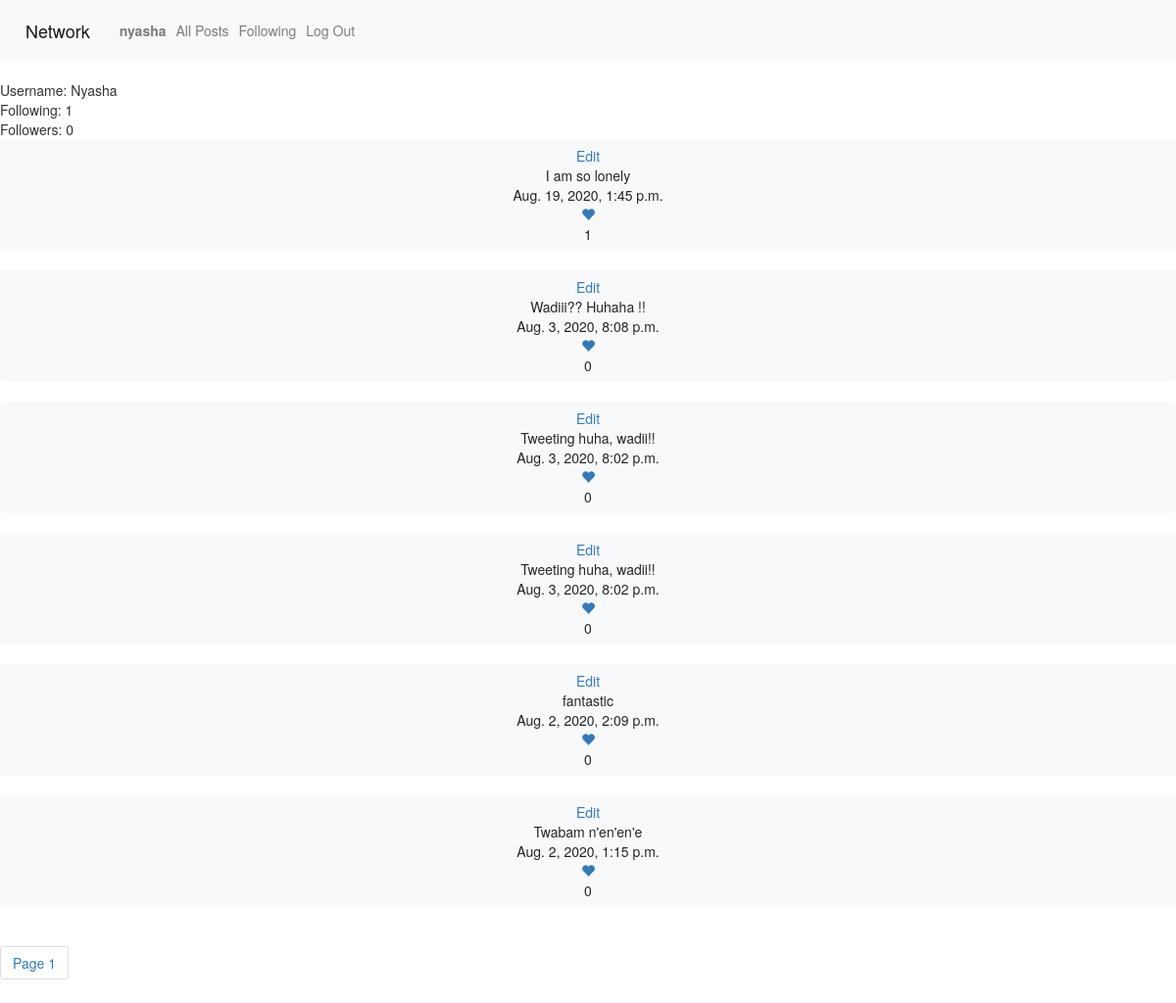
Before: /user_profile/5 (signed in) with the older database file.
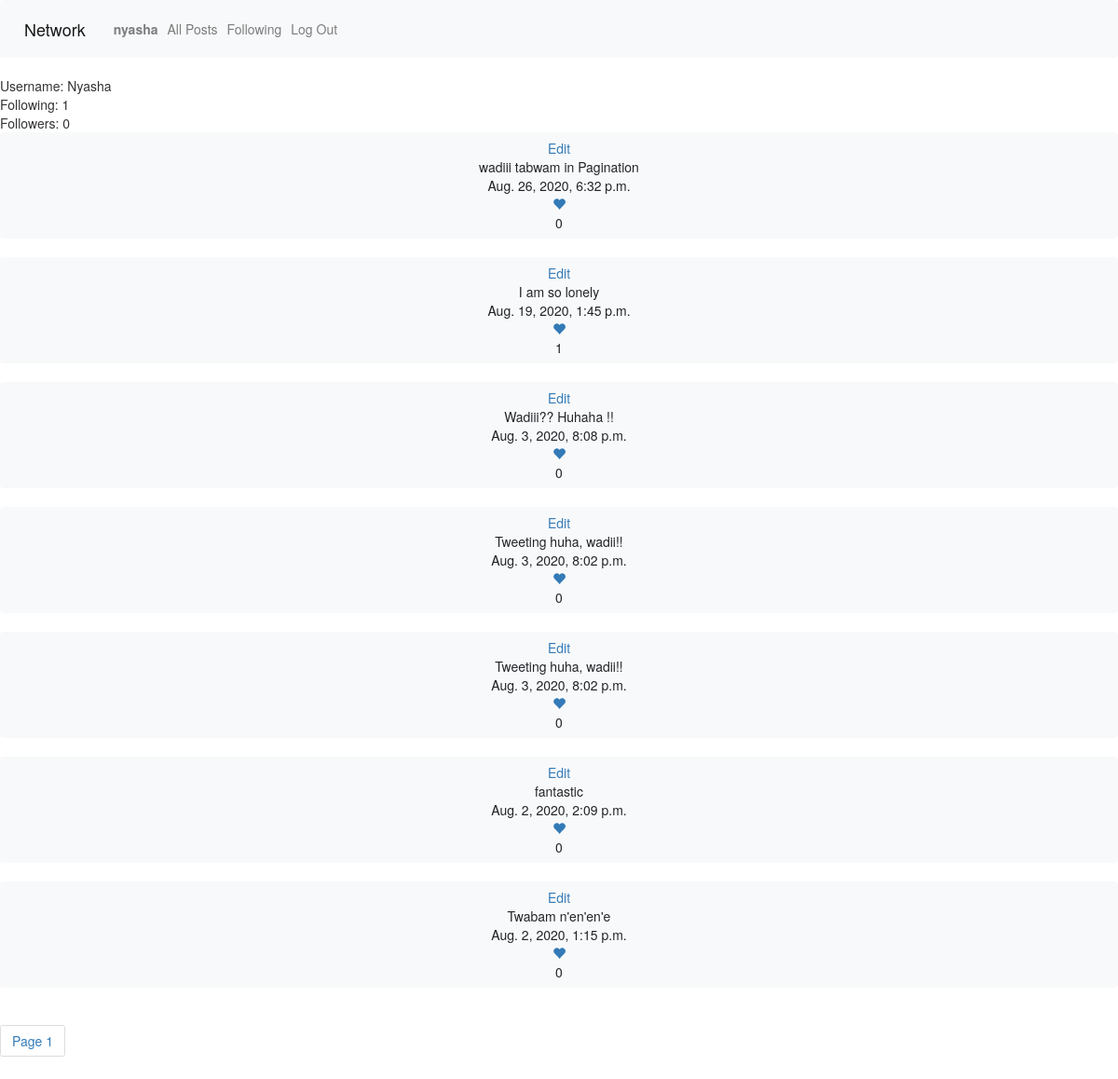
After: the same page with the newer database file.
### network/models.py (models this page shows, shortened)
class Tweet(models.Model):
    user = models.ForeignKey(User, related_name="tweets", on_delete=models.CASCADE)
    body = models.TextField(blank=True)
    timestamp = models.DateTimeField(auto_now_add=True)

### network/views.py (the view)
# urls.py: path("user_profile/<int:user_id>", views.user_profile, name="user_profile"),
@csrf_exempt
@login_required
def user_profile(request, user_id):
    try:
        user_prof = User.objects.get(pk=user_id)
    except User.DoesNotExist:
        return JsonResponse({"error": "User not found."}, status=404)
    if request.method == "GET":
        tweets = Tweet.objects.filter(user=user_id)
        tweets = tweets.order_by("-timestamp").all()
        paginator = Paginator(tweets, 10)
        page_number = request.GET.get('page')
        tweets_obj = paginator.get_page(page_number)
        context = {'user_prof': user_prof,
                    'tweets_obj': tweets_obj}
        return render(request, 'network/tryed.html',  context)
    elif request.method == "POST":
        user_id = User.objects.get(pk=user_id)
        following = UserFollowing(user_id=request.user, following_user_id=user_id)
        following.save()
        return JsonResponse({"message": "Following made successfully."}, status=201)
    elif request.method == "DELETE":
        user_id = User.objects.get(pk=user_id)
        unfollow = UserFollowing.objects.get(user_id=request.user,following_user_id=user_id)
        unfollow.delete()
        return JsonResponse({"message": "Unfollowing succesful"}, status=201)
    else:
        return JsonResponse({"message": "GET/POST/DELETE error"}, status=404)

### network/templates/network/tryed.html (shortened to what this page needs)
{% extends "network/layout.html" %}
{% load static %}
{% block body %}
<div id="poster_profile_view">
    <div id="poster-box-heading">Username: {{user_prof.username.capitalize}}</div>
    <div id="poster-followings">Following: {{user_prof.following.count}}</div>
    <div id="poster-followers">Followers: {{user_prof.followers.count}}</div>
    <div id="poster_profile_tweets">
        {% for tweet in tweets_obj %}
        <button class="tweet btn btn-light bd btn-block" data-id={{tweet.user.id}}><a href="#" class="edit" data-tweet={{tweet.id}}>Edit</a><br><div class ="tweet_body">{{tweet.body}}</div>{{tweet.timestamp}}<br><form class="like_form"><a href="#" type="submit" class="like" data-id={{tweet.id}}><span class="glyphicon glyphicon-heart"></span></a><div class="like_count">{{tweet.likes.count}}</div></form></button><br>
        {% endfor %}
    </div>
        <div class="pagination_view">
            <span class="step-links">
                <ul class="pagination">
                    <li class="page-item"><a class="page-link"><span class="current">Page {{ tweets_obj.number }}</span></a></li>
                    </ul>
            </span>
        </div>
</div>
{% endblock %}

Changed rows visible on the page:
added Tweet: body "wadiii tabwam in Pagination", timestamp "Aug. 26, 2020, 6:32 p.m.", likes.count "0"
